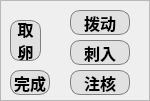
   <widget class="QFrame" name="frame_6">
    <property name="geometry">
     <rect>
      <x>100</x>
      <y>760</y>
      <width>150</width>
      <height>101</height>
     </rect>
    </property>
    <property name="minimumSize">
     <size>
      <width>150</width>
      <height>0</height>
     </size>
    </property>
    <property name="frameShape">
     <enum>QFrame::StyledPanel</enum>
    </property>
    <property name="frameShadow">
     <enum>QFrame::Raised</enum>
    </property>
    <widget class="QPushButton" name="BTN_STEP_INJECT_SOMA">
     <property name="geometry">
      <rect>
       <x>70</x>
       <y>70</y>
       <width>60</width>
       <height>25</height>
      </rect>
     </property>
     <property name="cursor">
      <cursorShape>OpenHandCursor</cursorShape>
     </property>
     <property name="focusPolicy">
      <enum>Qt::NoFocus</enum>
     </property>
     <property name="toolTip">
      <string>Off</string>
     </property>
     <property name="styleSheet">
      <string notr="true">	border: 1px solid gray;
    border-radius: 10px;
    background-color: rgb(225, 225, 225);
    font-family: 华文楷体;
    font-size: 12pt;
    color: black;
    font: bold;</string>
     </property>
     <property name="text">
      <string>注核</string>
     </property>
     <property name="checkable">
      <bool>true</bool>
     </property>
     <attribute name="buttonGroup">
      <string notr="true">workflowButtons</string>
     </attribute>
    </widget>
    <widget class="QPushButton" name="BTN_STEP_FETCH_OOCYTE_FOR_SOMA">
     <property name="geometry">
      <rect>
       <x>10</x>
       <y>20</y>
       <width>31</width>
       <height>41</height>
      </rect>
     </property>
     <property name="cursor">
      <cursorShape>OpenHandCursor</cursorShape>
     </property>
     <property name="focusPolicy">
      <enum>Qt::NoFocus</enum>
     </property>
     <property name="toolTip">
      <string>Off</string>
     </property>
     <property name="styleSheet">
      <string notr="true">	border: 1px solid gray;
    border-radius: 10px;
    background-color: rgb(225, 225, 225);
    font-family: 华文楷体;
    font-size: 12pt;
    color: black;
    font: bold;</string>
     </property>
     <property name="text">
      <string>取
卵</string>
     </property>
     <property name="checkable">
      <bool>true</bool>
     </property>
     <attribute name="buttonGroup">
      <string notr="true">workflowButtons</string>
     </attribute>
    </widget>
    <widget class="QPushButton" name="BTN_FINISH_INJ_SOMA">
     <property name="geometry">
      <rect>
       <x>10</x>
       <y>70</y>
       <width>40</width>
       <height>25</height>
      </rect>
     </property>
     <property name="cursor">
      <cursorShape>OpenHandCursor</cursorShape>
     </property>
     <property name="focusPolicy">
      <enum>Qt::NoFocus</enum>
     </property>
     <property name="toolTip">
      <string>Off</string>
     </property>
     <property name="styleSheet">
      <string notr="true">QPushButton {
	border: 1px solid gray;
	border-radius: 10px;
    background-color: rgb(225, 225, 225);
	font-family: 华文楷体;
	font-size: 12pt;
	color: black;
	font: bold;
}
QPushButton:checked {
	border: 1px solid black;
    border-radius: 10px;
    background-color: rgba(50, 50, 50, 0.5);
    font-family: 华文楷体;
    font-size: 12pt;
    color: black;
    font: bold;
}</string>
     </property>
     <property name="text">
      <string>完成</string>
     </property>
     <property name="checkable">
      <bool>true</bool>
     </property>
     <property name="checked">
      <bool>false</bool>
     </property>
    </widget>
    <widget class="QPushButton" name="BTN_STEP_PENETRATE_FOR_SOMA">
     <property name="geometry">
      <rect>
       <x>70</x>
       <y>40</y>
       <width>60</width>
       <height>25</height>
      </rect>
     </property>
     <property name="cursor">
      <cursorShape>OpenHandCursor</cursorShape>
     </property>
     <property name="focusPolicy">
      <enum>Qt::NoFocus</enum>
     </property>
     <property name="toolTip">
      <string>Off</string>
     </property>
     <property name="styleSheet">
      <string notr="true">	border: 1px solid gray;
    border-radius: 10px;
    background-color: rgb(225, 225, 225);
    font-family: 华文楷体;
    font-size: 12pt;
    color: black;
    font: bold;</string>
     </property>
     <property name="text">
      <string>刺入</string>
     </property>
     <property name="checkable">
      <bool>true</bool>
     </property>
     <attribute name="buttonGroup">
      <string notr="true">workflowButtons</string>
     </attribute>
    </widget>
    <widget class="QPushButton" name="BTN_STEP_ROTATE_FOR_SOMA">
     <property name="geometry">
      <rect>
       <x>70</x>
       <y>10</y>
       <width>60</width>
       <height>25</height>
      </rect>
     </property>
     <property name="cursor">
      <cursorShape>OpenHandCursor</cursorShape>
     </property>
     <property name="focusPolicy">
      <enum>Qt::NoFocus</enum>
     </property>
     <property name="toolTip">
      <string>Off</string>
     </property>
     <property name="styleSheet">
      <string notr="true">	border: 1px solid gray;
    border-radius: 10px;
    background-color: rgb(225, 225, 225);
    font-family: 华文楷体;
    font-size: 12pt;
    color: black;
    font: bold;</string>
     </property>
     <property name="text">
      <string>拨动</string>
     </property>
     <property name="checkable">
      <bool>true</bool>
     </property>
     <attribute name="buttonGroup">
      <string notr="true">workflowButtons</string>
     </attribute>
    </widget>
   </widget>
